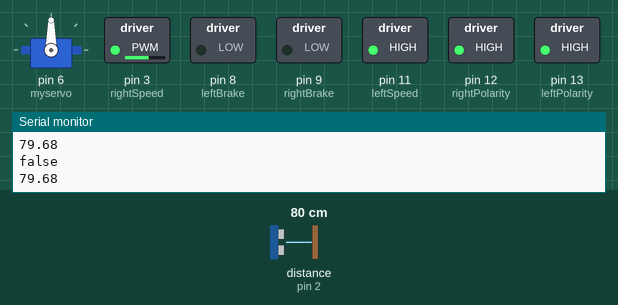
The sketch below on a simulated Arduino Uno, built with avr-gcc and run on an emulated ATmega328P. Parts: servo, switched loads named in the sketch (green lamp = pin HIGH), the last lines printed to the serial monitor. Wiring (inferred from the names in the program): ultrasonic range finder: trigger pin 7; echo pin 2. The test bench sets the inputs (shaded band); at power-on: distance to the obstacle (sensor on pin 2) 80 cm. The echo pulse lasts 58.3 µs per cm; pins used as bus, display or sensor lines are not drawn.

Above: at 1.2 s.
1.3 s: distance to the obstacle (sensor on pin 2) set to 2 cm
At 2.6 s:
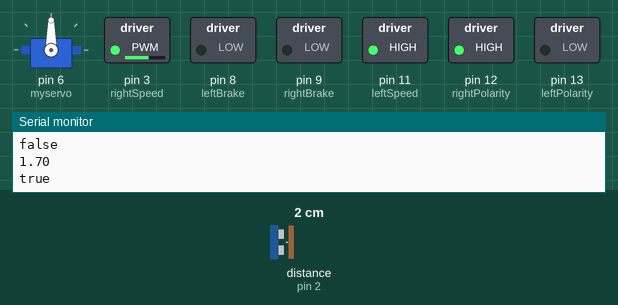
4.3 s: distance to the obstacle (sensor on pin 2) set to 120 cm
7.3 s: distance to the obstacle (sensor on pin 2) set to 4 cm
At 8.2 s:
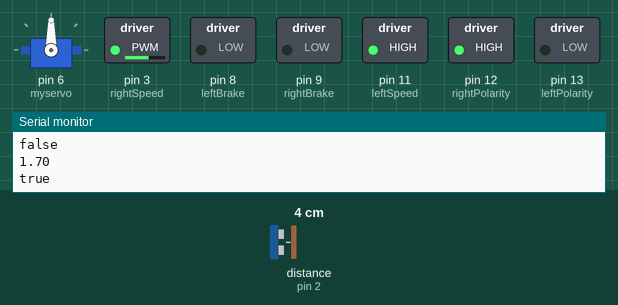
Timing chart, 0 to 9.7 s (numbered marks = the images above; inputs shaded):
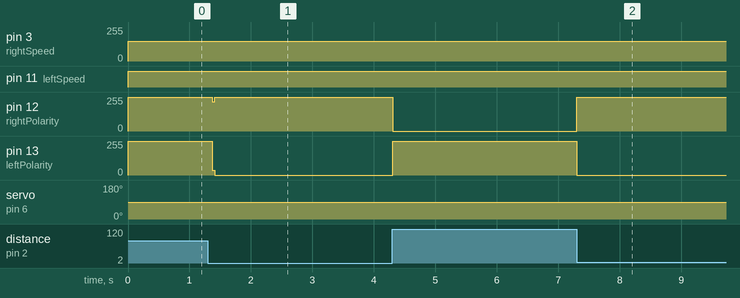

Measured:
- after the input at 1.3 s, pin 12 (rightPolarity): 255/255 → 218/255 after 0.07 s, → 255/255 0.04 s later; pin 13 (leftPolarity): 255/255 → 0/255 after 0.07 s
- after the input at 7.3 s, pin 12 (rightPolarity): 0/255 → 255/255 at once; pin 13 (leftPolarity): 255/255 → 0/255 at once

The sketch:

trackedRobot.ino
```cpp
#include <Servo.h>

// Define Motor Shield Constants

const int rightPolarity=12;
const int leftPolarity=13;
const int rightBrake=9;
const int leftBrake=8;
const int rightSpeed=3;
const int leftSpeed=11;

// Define Ultrasonic Constants

const int trigPin = 7;
const int echoPin = 2;


// Define Servo object

Servo myservo;

// Define program logic

int pos = 0;
int runState = 0;

// function prototypes

bool checkObstacleFront();
void setupMotors();
void startMotors();
void brakeMotors();
int checkDirection();
float checkDistance();
void turnLeft();
void turnRight();

void setup() {
  // setup motors
  pinMode(rightPolarity, OUTPUT);
  pinMode(leftPolarity, OUTPUT);
  pinMode(rightBrake, OUTPUT);
  pinMode(leftBrake, OUTPUT);

  //setup ultrasonioc sensor
  pinMode(trigPin, OUTPUT);
  pinMode(echoPin, INPUT);

  // setup Servo
  myservo.attach(6);  // attaches the servo on pin 6 to the servo object

  //Serial for debug
  Serial.begin(9600);

}

void loop() {
  // put your main code here, to run repeatedly:

  switch (runState) {
    case 0:
      setupMotors();
      startMotors();
      runState = 1;
      break;
    case 1:
      //Leave motors running and just check for obstacles ahead

      if (checkObstacleFront())
      {
        brakeMotors();
        runState = 2;
      }
      break;
    case 2:
    //TODO: Add servo code, check left and right see which has longest distance
    //TODO: Add code for IMU, gotta get them tigh 90 degree turns in.
    checkDirection();


    break;
  }


}

void setupMotors()
{
  digitalWrite(rightPolarity, HIGH);
  digitalWrite(leftPolarity, HIGH);
  analogWrite(rightSpeed, 150);
  analogWrite(leftSpeed, 255);
}

void startMotors()
{
  digitalWrite(rightBrake, LOW);
  digitalWrite(leftBrake, LOW);
}

void brakeMotors()
{
  digitalWrite(rightBrake, HIGH);
  digitalWrite(leftBrake, HIGH);
}


bool checkObstacleFront()
{
  digitalWrite(trigPin, LOW);
  delayMicroseconds(2);
  digitalWrite(trigPin, HIGH);
  delayMicroseconds(10);
  digitalWrite(trigPin, LOW);

  long duration = pulseIn(echoPin, HIGH);
  // Convert this value to cm
  float distance = (duration * 0.0343) / 2;
  Serial.println(distance);
  if(distance <= 20)
  {
    Serial.println("true");
    return true;
  }
  else
  {
    Serial.println("false");
    return false;
  }
}

int checkDirection()
{
  //Check to the left
  myservo.write(180);
  float leftDistance = checkDistance();


  //Check to the right
  myservo.write(10);
  float rightDistance = checkDistance();


  //Back to facing front
  myservo.write(90);

  if (rightDistance < leftDistance)
  {
    turnRight();
  }
  else
  {
    turnLeft();
  }
}

float checkDistance()
{
  digitalWrite(trigPin, LOW);
  delayMicroseconds(2);
  digitalWrite(trigPin, HIGH);
  delayMicroseconds(10);
  digitalWrite(trigPin, LOW);

  long duration = pulseIn(echoPin, HIGH);
  // Convert this value to cm
  float distance = (duration * 0.0343) / 2;
  return distance;
}

void turnLeft()
{
  digitalWrite(rightPolarity, LOW);
  digitalWrite(leftPolarity, HIGH);
  analogWrite(rightSpeed, 150);
  analogWrite(leftSpeed, 255);

  startMotors();
}

void turnRight()
{
  digitalWrite(rightPolarity, HIGH);
  digitalWrite(leftPolarity, LOW);
  analogWrite(rightSpeed, 150);
  analogWrite(leftSpeed, 255);

  startMotors();
}
```
